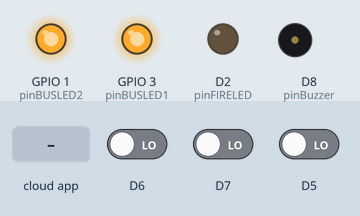
The sketch below on a simulated ESP8266 (NodeMCU). On the bench: output pins drawn as LEDs (lit = HIGH), buzzer (waves = sounding, pin HIGH). Dashed ring = blinking. The test bench sets the inputs (shaded band); at power-on: D7 LOW, D6 LOW, D5 LOW. WiFi joins after 1.5 s; servers stay silent unless stated; the Firebase database answers and starts empty; what the sketch prints to the serial monitor is not drawn.

Above: at 2.7 s.
2.8 s: D7 driven HIGH
At 3.3 s:
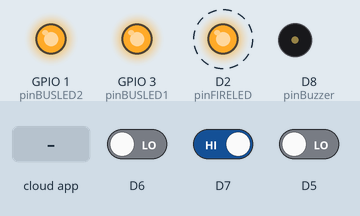
6.7 s: the phone or cloud app sets Bus1_1 to DA
At 9.6 s:
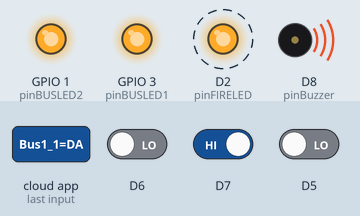
10.6 s: the phone or cloud app sets Bus2_1 to A1
At 13.7 s:
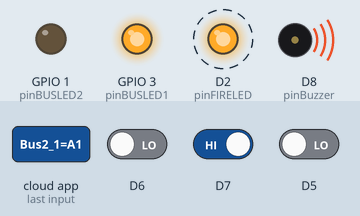
14.5 s: the phone or cloud app sets Bus1_1 to A1
At 18.3 s:
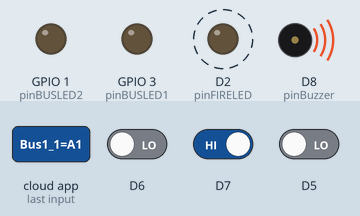
18.4 s: D7 driven LOW
At 19.5 s:
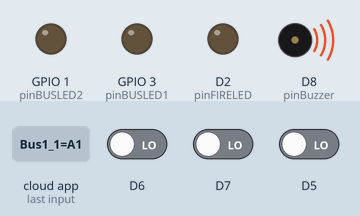
Timing chart, 0 to 20.9 s (numbered marks = the images above; inputs shaded):
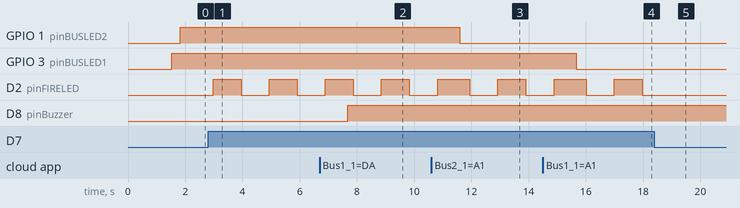

Measured:
- after the input at 2.8 s, D2 (pinFIRELED): alternates HIGH for 0.98 s and LOW for 0.98 s, starting after 0.17 s
- after the input at 6.7 s, D8 (pinBuzzer): LOW → HIGH after 0.98 s
- after the input at 10.6 s, GPIO 1 (pinBUSLED2): HIGH → LOW after 1.0 s
- after the input at 14.5 s, GPIO 3 (pinBUSLED1): HIGH → LOW after 1.2 s
- after the input at 18.4 s, D2 (pinFIRELED): stays LOW (without the input it goes to HIGH after 0.56 s)

The sketch:

Team7_D1.ino
```cpp
#include "FirebaseESP8266.h" // 반드시 파이어베이스 라이브러리를 먼저 추가해야 합니다.
#include <ESP8266WiFi.h>

#define FIREBASE_HOST "iot-project-team7-default-rtdb.firebaseio.com"
#define FIREBASE_AUTH "syPHwV3ZvHp25xKJTjkggv5o775mIUcVgP7JvwVr"
//#define WIFI_SSID "SK_WiFiGIGA248F" // 연결 가능한 wifi의 ssid
//#define WIFI_PASSWORD "1712035400" // wifi 비밀번호
#define WIFI_SSID "AP-104-1101"
#define WIFI_PASSWORD "3183a!69"

//STOP&SWITCH
#define pinSW1  D12
#define pinSW2  D13

#define pinBUSLED1  D9
#define pinBUSLED2  D10

#define pinBuzzer   D8   //D1 보드에서 UNO 보드의 버저를 울리기 위해 보내는 OUTPUT
#define pinFire     D11
#define pinFIRELED  D2

FirebaseData firebaseData;
FirebaseJson json;

void printResult(FirebaseData &data);
void setup() // wifi 접속 과정.
{
  Serial.begin(9600);

  WiFi.begin(WIFI_SSID, WIFI_PASSWORD);
  Serial.println();
  Serial.print("Connecting to WiFi");
  while (WiFi.status() != WL_CONNECTED)
  {
    Serial.print(".");
    delay(500);
  }
  Serial.println();
  Serial.print("Connected with IP: ");
  Serial.println(WiFi.localIP());
  Serial.println();

  pinMode(pinSW1, INPUT);
  pinMode(pinSW2, INPUT);
  pinMode(pinFire, INPUT);
  pinMode(pinFIRELED, OUTPUT);
  pinMode(pinBUSLED1, OUTPUT);
  pinMode(pinBUSLED2, OUTPUT);
  pinMode(pinBuzzer, OUTPUT);

  Firebase.begin(FIREBASE_HOST, FIREBASE_AUTH);
  Firebase.reconnectWiFi(true);

  firebaseData.setBSSLBufferSize(1024, 1024);
  firebaseData.setResponseSize(1024);
  Firebase.setReadTimeout(firebaseData, 1000 * 60);
  Firebase.setwriteSizeLimit(firebaseData, "tiny");

}

// Switch_func 에 필요한 변수 선언
bool last_state_sw1 = false;
bool last_state_sw2 = false;
bool current_state_sw1 = false;
bool current_state_sw2 = false;
bool valLED1 = false;
bool valLED2 = false;

String  valA1_1 = "";
String  valA1_2 = "";

int int_valA1_1 = 0;
int int_valA1_2 = 0;

// Bus_arrived 에 필요한 변수 선언
String  Bus1_state  = "";   //버스 1_1의 위치
String  Bus2_state  = "";   //버스 2_1의 위치
String  Bus1_lstate = "";   //버스 1_1의 이전 위치
String  Bus2_lstate = "";   //버스 2_1의 이전 위치
String  Alarm1_state  = ""; //A1_1 값
String  Alarm2_state  = ""; //A1_2 값


void Fire(){
  bool fire = digitalRead(pinFire);
  if (fire == HIGH){
    Firebase.setBool(firebaseData, "Fire Situation", 1);
    digitalWrite(pinFIRELED, !digitalRead(pinFIRELED));
    delay(100);
  }
  else{
    Firebase.setBool(firebaseData, "Fire Situation", 0);
    digitalWrite(pinFIRELED, LOW);
  }
}


void Switch_func(){   // 정류장 내 스위치를 통한 승차 요청 Firebase에 전달, LED 제어

  current_state_sw1 = !digitalRead(pinSW1);
  current_state_sw2 = !digitalRead(pinSW2);

  delay(20);

  if (current_state_sw1 && (current_state_sw1 !=last_state_sw1)) {
    valLED1 = !valLED1;
    digitalWrite(pinBUSLED1, valLED1);
//    Firebase.setBool(firebaseData, "bus1", digitalRead(valLED1));
    Serial.print("SW1 Activated!  ");
    Serial.println(valLED1);
    Firebase.getString(firebaseData, "A1_1");
    valA1_1 = firebaseData.stringData();
    int_valA1_1 = valA1_1.toInt();

    if (valLED1){
      int_valA1_1 = int_valA1_1 +1;
    }
    else{
      int_valA1_1 = int_valA1_1 -1;
    }

    valA1_1 = String(int_valA1_1);
    Firebase.setString(firebaseData, "A1_1", valA1_1);
  }

  if (current_state_sw2 && (current_state_sw2 !=last_state_sw2)) {
    valLED2 = !valLED2;
    digitalWrite(pinBUSLED2, valLED2);
//    Firebase.setBool(firebaseData, "bus2", digitalRead(valLED2));
    Serial.print("SW2 Activated!  ");
    Serial.println(valLED2);
    Firebase.getString(firebaseData, "A1_2");
    valA1_2 = firebaseData.stringData();
    int_valA1_2 = valA1_2.toInt();

    if (valLED2){
      int_valA1_2 = int_valA1_2 +1;
    }
    else{
      int_valA1_2 = int_valA1_2 -1;
    }

    valA1_2 = String(int_valA1_2);
    Firebase.setString(firebaseData, "A1_2", valA1_2);
  }

  last_state_sw1 = current_state_sw1;
  last_state_sw2 = current_state_sw2;

}

void Bus_arrived(){   // 버스가 잠시 후 도착할 때, 버저를 울려 알림
                      // 버스 도착 시에 스위치를 통한 승차 요청 초기화

  //버스1_1, 2_1의 위치와 firebase의 A1_1, A1_2 값 저장
  Firebase.getString(firebaseData, "Bus1_1"); //
  Bus1_state = firebaseData.stringData();
  Firebase.getString(firebaseData, "Bus2_1");
  Bus2_state = firebaseData.stringData();

  Firebase.getString(firebaseData, "A1_1");
  Alarm1_state = firebaseData.stringData();
  Firebase.getString(firebaseData, "A1_2");
  Alarm2_state = firebaseData.stringData();

  delay(50);

  if (Bus1_state != Bus1_lstate){
    if((Bus1_state == "DA") && (Alarm1_state != "0")){
      digitalWrite(pinBuzzer, !digitalRead(pinBuzzer));
      Serial.println("Buzzer requested!  for...Bus1_1");
      Serial.println(digitalRead(pinBuzzer));
    }
    if(valLED1 && (Bus1_state == "A1")){
      valLED1 = false;
      digitalWrite(pinBUSLED1, valLED1);
      Serial.println("SW1 Initiated!  ");

      Firebase.setString(firebaseData, "A1_1", "0");
    }
  }

  if (Bus2_state != Bus2_lstate){
    if((Bus2_state == "DA") && (Alarm2_state != "0")){
      digitalWrite(pinBuzzer, !digitalRead(pinBuzzer));
      Serial.println("Buzzer requested!  for...Bus2_1");
    }
    if(valLED2 && (Bus2_state == "A1")){
      valLED2 = false;
      digitalWrite(pinBUSLED2, valLED2);
      Serial.println("SW2 Initiated!  ");

      Firebase.setString(firebaseData, "A1_2", "0");
    }
  }
  delay(50);
  Bus1_lstate = Bus1_state;
  Bus2_lstate = Bus2_state;
}

void loop(){
//Switch&Bus loop
  Switch_func();
  Bus_arrived();
  Fire();

  delay(10);
}
```
